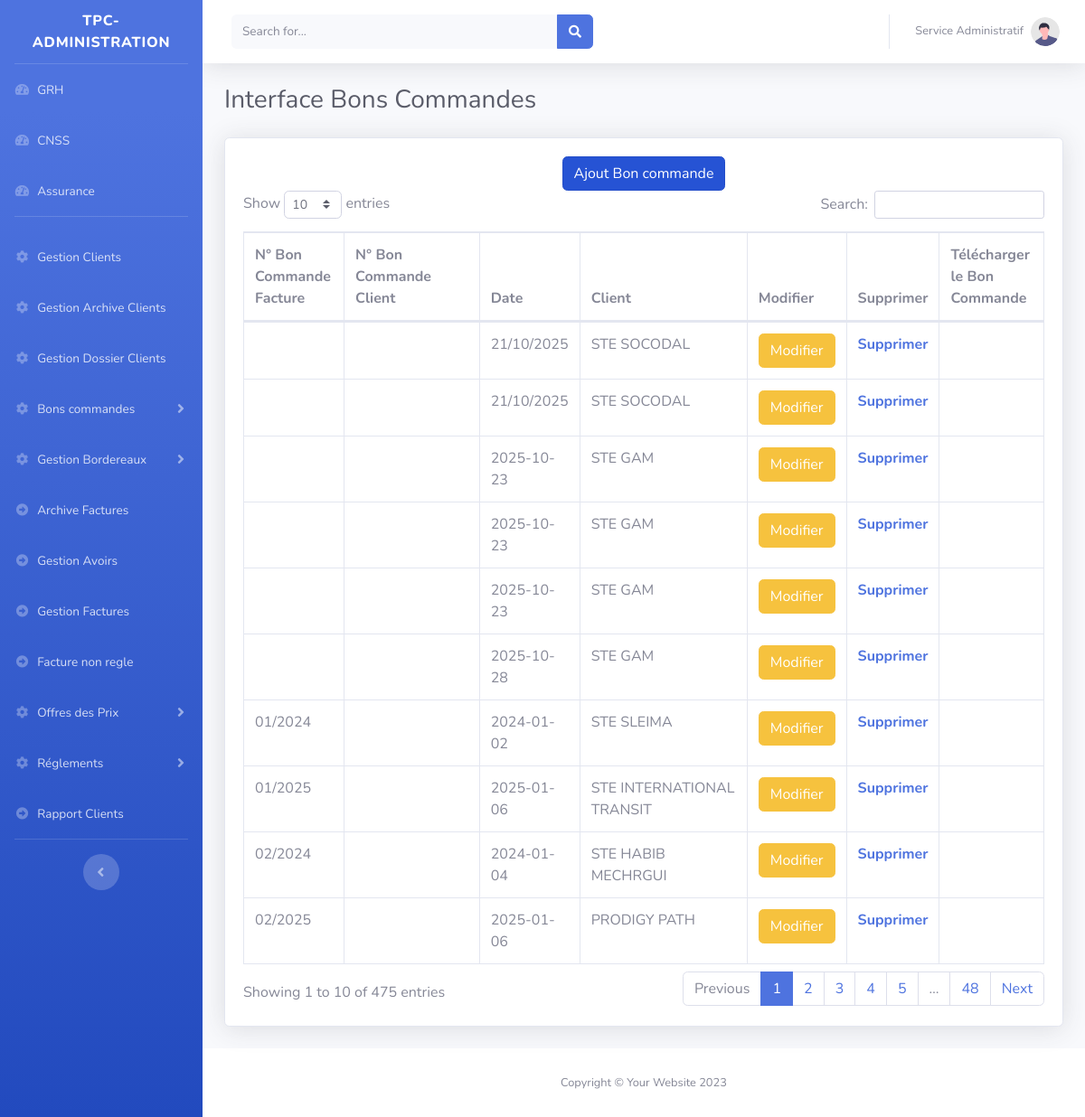
/tpc/main.php?Bons_commandes, run on the app's committed database.
### tables this page shows
CREATE TABLE `bon_commande` (
  `id` int(11) NOT NULL AUTO_INCREMENT,
  `num_bon_commande` varchar(32) DEFAULT NULL,
  `date_bon_commande` varchar(20) DEFAULT NULL,
  `client` varchar(250) DEFAULT NULL,
  `piecejointe` varchar(100) DEFAULT NULL,
  `num_bon_commandeClient` varchar(250) DEFAULT NULL,
  PRIMARY KEY (`id`),
  KEY `idx_bon_cmd_num` (`num_bon_commande`),
  CONSTRAINT `fk_bon_commande_facture_v2` FOREIGN KEY (`num_bon_commande`) REFERENCES `facture` (`num_fact`) ON DELETE SET NULL ON UPDATE CASCADE
);

CREATE TABLE `clients` (
  `id` int(11) NOT NULL AUTO_INCREMENT,
  `type_client` varchar(200) DEFAULT NULL,
  `convention` varchar(100) DEFAULT NULL,
  `pieceConvention` varchar(250) DEFAULT NULL,
  `nom_client` varchar(200) DEFAULT NULL,
  `code_client` varchar(11) DEFAULT NULL,
  `adresse` text DEFAULT NULL,
  `matriculeFiscale` varchar(100) DEFAULT NULL,
  `exonoration` varchar(100) DEFAULT NULL,
  `pieceExonoration` varchar(200) DEFAULT NULL,
  `tel` varchar(200) DEFAULT NULL,
  `email` varchar(200) DEFAULT NULL,
  `numexonoration` varchar(250) DEFAULT NULL,
  `ValiditeExonoration` varchar(250) DEFAULT NULL,
  PRIMARY KEY (`id`),
  KEY `matriculeFiscale` (`matriculeFiscale`),
  KEY `clent` (`nom_client`(191))
);

### htdocs/tpc/class/connexion.db.php (called while the page is built)
<?php
function connexion(): PDO {
    $host = getenv('DB_HOST') ?: '127.0.0.1';
    $port = getenv('DB_PORT') ?: 3306;
    $db   = getenv('DB_NAME') ?: 'tpc';
    $user = getenv('DB_USER') ?: 'root';
    $pass = getenv('DB_PASSWORD') !== false ? getenv('DB_PASSWORD') : '';
    $dsn = "mysql:host=$host;port=$port;dbname=$db;charset=utf8mb4";
    $opts = [
        PDO::ATTR_ERRMODE            => PDO::ERRMODE_EXCEPTION,
        PDO::ATTR_DEFAULT_FETCH_MODE => PDO::FETCH_ASSOC,
        PDO::ATTR_EMULATE_PREPARES   => false,
    ];
    return new PDO($dsn, $user, $pass, $opts);
}

### htdocs/tpc/class/BonsCommandes.class.php (called while the page is built, shortened)
<?php
include_once 'connexion.db.php';
class BonsCommandes{
	private $cnx;
	public function __construct(){$this->cnx=connexion();}
	public function getAll(){
		 $sql="SELECT * FROM bon_commande as bd ";
		$req=$this->cnx->query($sql);
		$resultat=$req->fetchAll();
		return $resultat;
	}
	public function getInfosFactureByBonCommande($facture){
		 $sql="SELECT * FROM facture as f,clients as clt where f.num_fact='$facture' and f.client=clt.id ";
		$req=$this->cnx->query($sql);
		$resultat=$req->fetchAll();
		return $resultat;
	}
	public function getInfosClient($idClient){
		 $sql="SELECT * FROM clients where id='$idClient' ";
		$req=$this->cnx->query($sql);
		$resultat=$req->fetch();
		return $resultat;
	}
}
$bonCommande=new BonsCommandes();

### htdocs/tpc/pages/BonsCommandes/Afficher.php (the view, shortened to what this page needs)
<?php
include 'class/BonsCommandes.class.php';
$BonsCommandes=$bonCommande->getAll();
 ?>
                    <div class="card shadow mb-4">
                       <div style="width:100%;text-align:center" class="col-12">
                            <a href="?Bons_commandes&Add" class="btn btn-primary active " style="position:relative; top:20px;"  >Ajout Bon commande</a>
							</div>
                        <div class="card-body">
                            <div class="table-responsive">
                                <table class="table table-bordered" id="dataTable" width="100%" cellspacing="0">
                                    <thead>
                                        <tr>
										    <th  >N° Bon Commande Facture</th>
											<th >N° Bon Commande Client</th>
											<th >Date</th>
											<th >Client</th>
											<th >Modifier</th>
											<th>Supprimer</th>
											 <th >Télécharger le Bon Commande</th>
                                        </tr>
                                    </thead>
                                    <tbody>
									<?php if(!empty($BonsCommandes)){
										foreach($BonsCommandes as $key){
										$infoFacture=$bonCommande->getInfosFactureByBonCommande($key['num_bon_commande']);
										foreach($infoFacture as $info);
											?>
											 <tr>
												<td>
												<?=$key['num_bon_commande']?>
												</td>
												 <td><?=$key['num_bon_commandeClient']?></td>
												<td><?=$key['date_bon_commande']?></td>
												<td>
												<?php if(!empty($key['client'])){
												@$nomClient=$bonCommande->getInfosClient($key['client']);
												if($nomClient){
											      echo @$nomClient['nom_client'];
												}
												else {echo @$key['client'];}
												 } else {
													echo $info['nom_client'];
													}
													?>
												</td>
												<th ><a href="?Bons_commandes&ModifierBC&BC=<?=$key['num_bon_commande']?>" class="btn btn-warning">Modifier</a></th>
												<th><a href="?Bons_commandes&deleteBonCommande=<?=$key['num_bon_commande']?>">Supprimer</th>
												  <td>
												   </td>
											 </tr>
									<?php }}?>
									 </tbody>
                                </table>
                            </div>
                        </div>
                    </div>

### data on the page
bon_commande: num_bon_commande "01/2024", date_bon_commande "2024-01-02", clients.nom_client "STE SLEIMA"
bon_commande: num_bon_commande "02/2024", date_bon_commande "2024-01-04", clients.nom_client "STE HABIB MECHRGUI"
bon_commande: num_bon_commande "01/2025", date_bon_commande "2025-01-06", clients.nom_client "STE INTERNATIONAL TRANSIT"
bon_commande: num_bon_commande "02/2025", date_bon_commande "2025-01-06", clients.nom_client "PRODIGY PATH"
bon_commande: date_bon_commande "21/10/2025"
clients: nom_client "STE SOCODAL"
bon_commande: date_bon_commande "21/10/2025"
bon_commande: date_bon_commande "2025-10-23", clients.nom_client "STE GAM"
bon_commande: date_bon_commande "2025-10-23", clients.nom_client "STE GAM"
bon_commande: date_bon_commande "2025-10-23", clients.nom_client "STE GAM"
bon_commande: date_bon_commande "2025-10-28", clients.nom_client "STE GAM"
